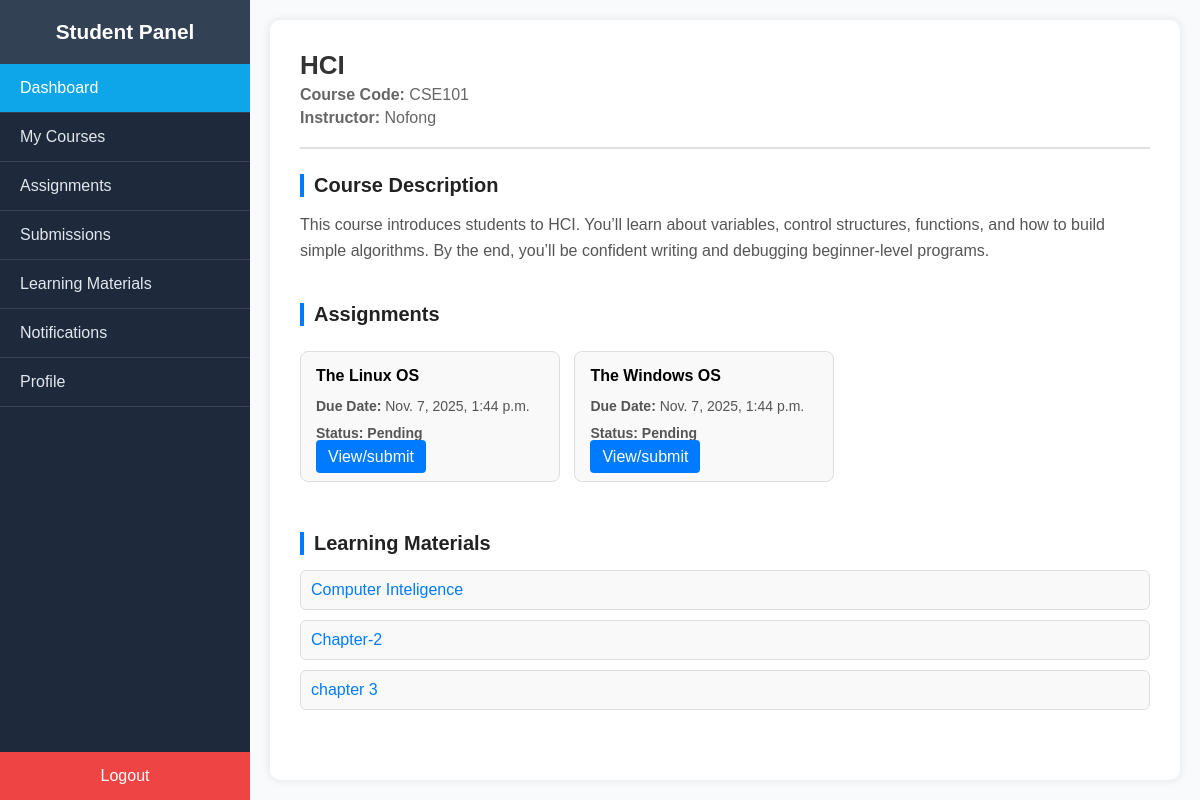
Page /dashboard/student/course/detail/hci (signed in) on the earlier database version.
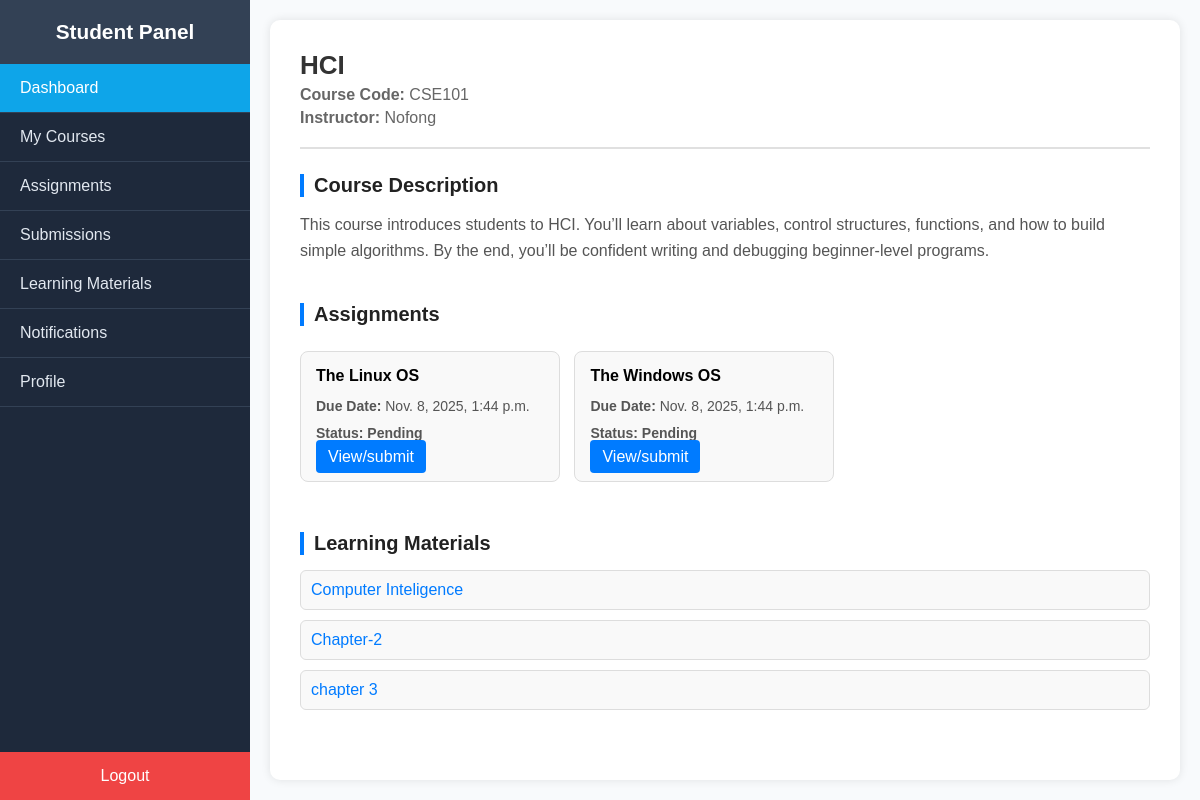
Same page on the later database version.
### main/models.py (models this page shows, shortened)
class Assignment(models.Model):
    slug = models.SlugField(unique=True,blank=True)
    created_by = models.ForeignKey(
        settings.AUTH_USER_MODEL,
        on_delete=models.CASCADE,
        related_name="assignments_created"
    )
    title = models.CharField(blank=True,max_length=100,unique=True)
    description = models.TextField(blank=True,null=True)
    course = models.ForeignKey(
        Course,
        on_delete=models.CASCADE,
        related_name="assignments"
    )
    material = models.FileField(upload_to="assignments/",validators=[exts_validator],unique=True)
    due_date = models.DateTimeField(null=True, blank=True)
    created_at = models.DateTimeField(auto_now_add=True)
    updated_at = models.DateTimeField(auto_now=True)

### main/views.py (the view)
# urls.py: path("student/course/detail/<slug:slug>",views.student_course_detail,name="student_course_detail"),
def student_course_detail(request,slug):
    course = Course.objects.get(slug= slug)
    assignments= Assignment.objects.filter(course = course)
    learning_materials = LearningMaterial.objects.filter(course = course)
    submitted_ass = Assignment.objects.filter(submissions__student = request.user)
    context = {
        "course":course,
        "assignments":assignments,
        "learning_materials":learning_materials,
        "submitted_assignments":submitted_ass
    }
    return render(request,"main/student_course_detail.html",context)

### main/context_processors.py (called while the page is built)
def total_values(request):
    total_users = User.objects.all().count()
    total_teachers = User.objects.filter(role = "teacher").count()
    total_students = User.objects.filter(role = "student").count()
    total_departments = Department.objects.all().count()
    total_courses = Course.objects.all().count()
    context = {
        "total_students":total_students,
        "total_teachers":total_teachers,
        "total_courses":total_courses,
        "total_departments":total_departments,
    }
    return context

### main/templates/main/student_course_detail.html
{% extends 'student_base.html' %}
{% load static %}
{% block extra_styles %} <link rel="stylesheet" href="{% static 'main/css/student_course_detail.css' %}">
{% endblock extra_styles %}
{% block body %}
  <div class="course-detail">
    <div class="course-header">
      <h1>{{course.name}}</h1>
      <p><strong>Course Code:</strong> CSE101</p>
      <p><strong>Instructor:</strong> {{course.teacher.username}}</p>
    </div>
    <div class="section">
      <h2>Course Description</h2>
      <p>
        This course introduces students to {{course.name}}.
        You’ll learn about variables, control structures, functions, and how to build simple algorithms.
        By the end, you’ll be confident writing and debugging beginner-level programs.
      </p>
    </div>
    <div class="section">
      <h2>Assignments</h2>
      {% for assignment in assignments %}
      <div class="assignment-card">
        <h3>{{assignment.title}}</h3>
        <p><strong>Due Date:</strong> {{assignment.due_date}}</p>
        {% if assignment in submitted_assignments %}
        <p><strong>Status: Submitted </strong> </p>
        {% else %}
        <p><strong>Status: Pending </strong> </p>
        {% endif %}
        {% if assignment.due_date < now %}
        <p class="due-date"> Time is due </p>
        {% elif assignment in submitted_assignments  %}
        <a href="{% url 'main:student_assignment_detail' assignment.slug %}"> View/Update</a>
        {% else %}
        <a href="{% url 'main:student_assignment_detail' assignment.slug %}"> View/submit</a>
        {% endif %}
      </div>
        {% empty %}
          <li>
            <span>No assignments yet </span>
          </li>
      {% endfor %}
    </div>
    <div class="section">
      <h2>Learning Materials</h2>
      <ul class="materials-list">
        {% for material in  learning_materials %}
        <li><a href="{% url 'main:student_learning_material_download' material.slug %}">{{material.title}}</a></li>
        {% empty %}
        <li> No materials for this course yet </li>
        {% endfor %}
      </ul>
    </div>
  </div>
{% endblock body %}

Differences in the rows shown:
changed Assignment "The Linux OS": due_date "Nov. 7, 2025, 1:44 p.m." → "Nov. 8, 2025, 1:44 p.m."
changed Assignment "The Windows OS": due_date "Nov. 7, 2025, 1:44 p.m." → "Nov. 8, 2025, 1:44 p.m."
